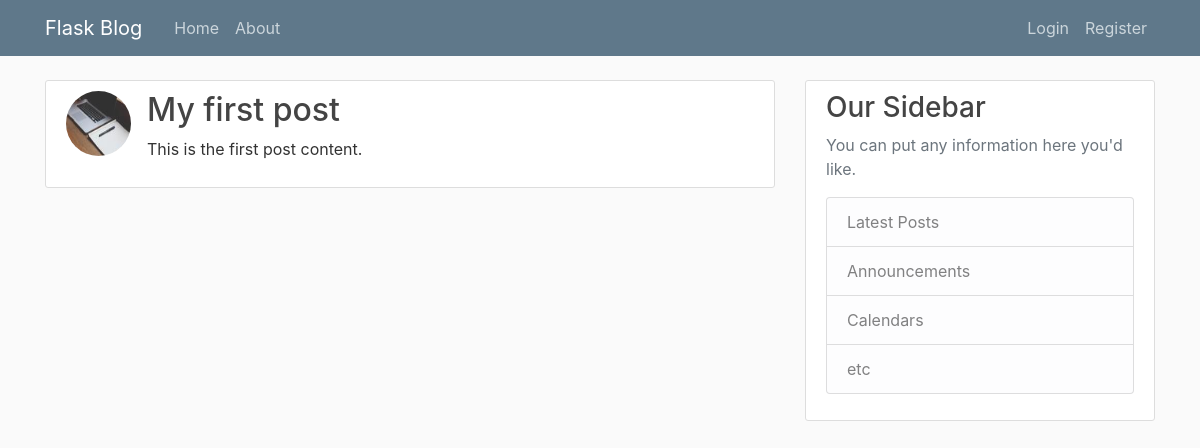
/post/1, run on the app's committed database.
### flaskblog/models.py (models this page shows, shortened)
class User(db.Model, UserMixin):
    id = db.Column(db.Integer, primary_key=True)
    username = db.Column(db.String(20), unique=True, nullable=False)
    email = db.Column(db.String(120), unique=True, nullable=False)
    image_file = db.Column(db.String(20), nullable=False, default='default.jpg')
    password = db.Column(db.String(60), nullable=False)
    posts = db.relationship('Post', backref='author', lazy=True)

class Post(db.Model):
    id = db.Column(db.Integer, primary_key=True)
    title = db.Column(db.String(100), nullable=False)
    date_posted = db.Column(db.DateTime, nullable=False, default=datetime.utcnow)
    content = db.Column(db.Text, nullable=False)
    user_id = db.Column(db.Integer, db.ForeignKey('user.id'), nullable=False)

### flaskblog/routes.py (the view)
@app.route('/post/<int:post_id>')
def post(post_id):
    post = Post.query.get_or_404(post_id)
    return render_template('post.html', title=post.title, post=post)

### flaskblog/templates/post.html (shortened to what this page needs)
{% extends 'layout.html' %}
{% block content %}
    <article class="media content-section">
        <img class="rounded-circle article-img" src="{{ url_for('static', filename='profile_pics/'+ post.author.image_file) }}">
        <div class="media-body">
        <h2>{{ post.title }}</h2>
        <p class="article-content">{{ post.content }}</p>
        </div>
    </article>
{% endblock content %}

### flaskblog/static/main.css (style rules this page uses)
body { background: #fafafa; color: #333333; margin-top: 5rem; }
h1, h2, h3, h4, h5, h6 { color: #444444; }
.content-section { background: #ffffff; padding: 10px 20px; border: 1px solid #dddddd; border-radius: 3px; margin-bottom: 20px; }
.article-content { white-space: pre-line; }
.article-img { height: 65px; width: 65px; margin-right: 16px; }

### data on the page
User: image_file (picture)
Post: title "My first post", content "This is the first post content."
